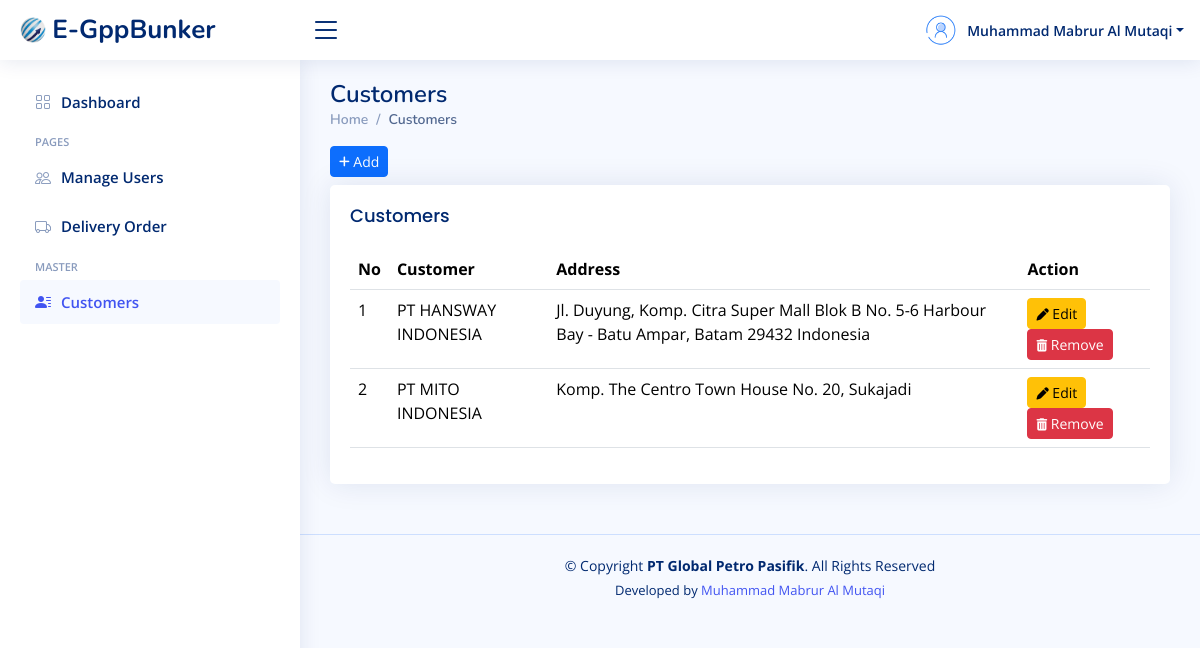
/manage-customers.php (signed in), run on an earlier commit of the app's database.
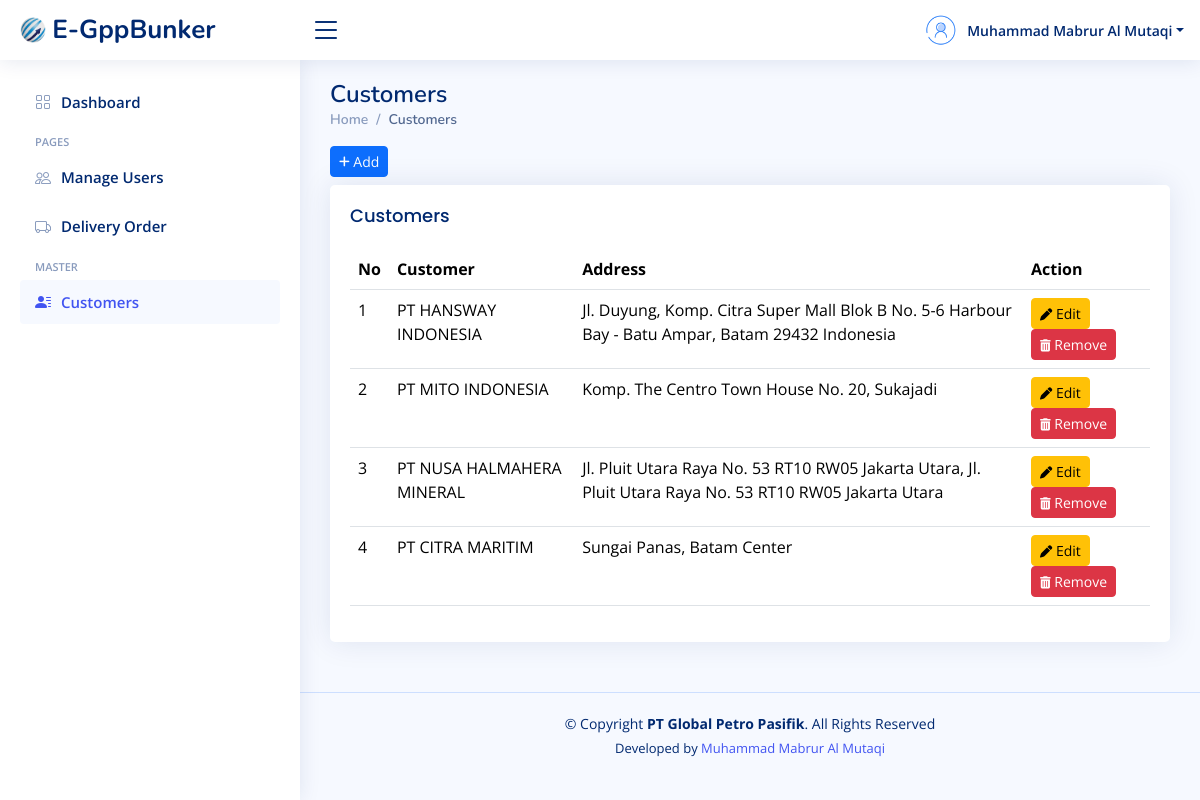
And on a later commit of the database.
### tables this page shows
CREATE TABLE `customer` (
  `id_customer` int(10) NOT NULL,
  `customer_name` varchar(60) NOT NULL,
  `address` text NOT NULL
);

### manage-customers.php (the view, shortened to what this page needs)
<?php
    include "koneksi.php";
?>
<!DOCTYPE html>
<html lang="en">
<?php
    include "layouts/head-css.php";
?>
<body>
<?php
    include "layouts/header.php";
?>
<?php
    include "layouts/sidebar.php";
?>
<main id="main" class="main">
    <div class="pagetitle">
      <h1>Customers</h1>
      <nav>
        <ol class="breadcrumb">
          <li class="breadcrumb-item"><a href="index.php">Home</a></li>
          <li class="breadcrumb-item active">Customers</li>
        </ol>
      </nav>
    </div>
    <a href="tambah-customer.php" class="btn btn-primary btn-sm mb-2"><i class="fa fa-plus fa-sm"></i> Add</a>
    <section class="section">
      <div class="row">
        <div class="col-lg-12">
          <div class="card">
            <div class="card-body">
              <h5 class="card-title">Customers</h5>
                <div class="table-responsive">
                    <table class="table datatable">
                      <thead>
                        <tr>
                          <th>No</th>
                          <th>Customer</th>
                          <th>Address</th>
                          <th>Action</th>
                        </tr>
                      </thead>
                      <tbody>
                      <?php
                          $no = 1;
                          $query = "SELECT * FROM customer";
                          $tampil = mysqli_query($koneksi, $query);
                          if (mysqli_num_rows($tampil) > 0) {
                              while ($data = mysqli_fetch_assoc($tampil)){
                      ?>
                        <tr>
                          <td><?= $no++?></td>
                          <td><?= $data['customer_name']?></td>
                          <td><?= $data['address']?></td>
                          <td>
                            <a href="edit-customer.php?id_customer=<?= $data['id_customer']?>" class="btn btn-warning btn-sm"><i class="fa fa-pen fa-sm"></i> Edit</a>
                            <a href="#" class="btn btn-danger btn-sm" onclick="return confirmRemove(<?= $data['id_customer']?>);"><i class="fa fa-trash fa-sm"></i> Remove</a>
                          </td>
                        </tr>
                      <?php
                          }
                      } else {
                      ?>
                          <tr>
                              <td colspan="5" class="text-center">Tidak ada data</td>
                          </tr>
                      <?php } ?>
                      </tbody>
                    </table>
                </div>
            </div>
          </div>
        </div>
      </div>
    </section>
  </main>
<?php
    include "layouts/footer.php";
?>
</body>
</html>

What changed in the data, as far as the page shows it:
added customer: customer_name "PT NUSA HALMAHERA MINERAL", address "Jl. Pluit Utara Raya No. 53 RT10 RW05 Jakarta Utara, Jl. Pluit Utara Raya No. 53 RT10 RW05 Jakarta Utara"
added customer: customer_name "PT CITRA MARITIM", address "Sungai Panas, Batam Center"
